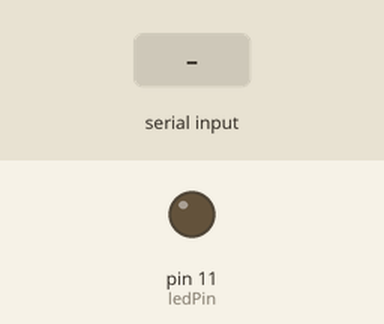
This sketch was run on a simulated Arduino Uno, built with avr-gcc and run on an emulated ATmega328P. Parts: output pins drawn as LEDs (lit = HIGH). The test bench sets the inputs (shaded band).

Above: at 1.2 s.
1.3 s: byte 30 received over Serial
At 1.8 s:
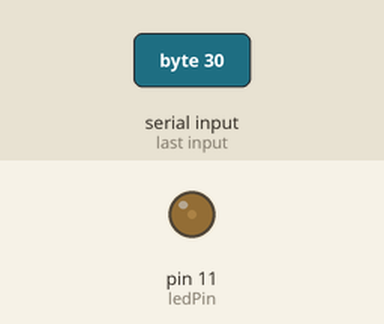
2.8 s: byte 90 received over Serial
At 4.2 s:
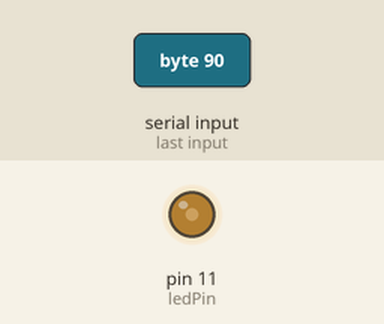
Timing chart, 0 to 5.8 s (numbered marks = the images above; inputs shaded):
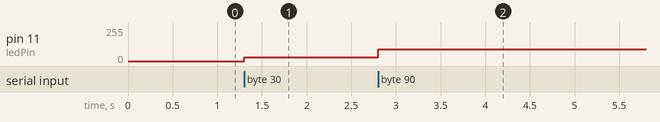

The sketch:

Arduino_Code.ino
```cpp
int ledPin = 11; //define led pin

int dimming = 0; //define the value received from TouchDesigner

void setup() {
  Serial.begin(9600);
  while(!Serial){
    ;
  }

  pinMode(ledPin, OUTPUT); //set up led pin as output
}

void loop() {
  if(Serial.available()>0){
    dimming = Serial.read();

    analogWrite(ledPin, dimming); //give value to ledPin
  }

}
```

Measured:
- after the input at 1.3 s, pin 11 (ledPin): 0/255 → 30/255 at once
- after the input at 2.8 s, pin 11 (ledPin): 30/255 → 90/255 at once
